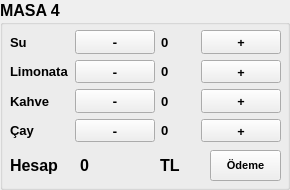
     <widget class="QGroupBox" name="groupBox_5">
      <property name="font">
       <font>
        <family>Leelawadee UI</family>
        <pointsize>12</pointsize>
        <weight>75</weight>
        <bold>true</bold>
       </font>
      </property>
      <property name="title">
       <string>MASA 4</string>
      </property>
      <widget class="QLabel" name="label_48">
       <property name="geometry">
        <rect>
         <x>10</x>
         <y>150</y>
         <width>81</width>
         <height>31</height>
        </rect>
       </property>
       <property name="text">
        <string>Hesap</string>
       </property>
      </widget>
      <widget class="QPushButton" name="pushButton_19">
       <property name="geometry">
        <rect>
         <x>210</x>
         <y>150</y>
         <width>71</width>
         <height>31</height>
        </rect>
       </property>
       <property name="font">
        <font>
         <pointsize>8</pointsize>
        </font>
       </property>
       <property name="text">
        <string>Ödeme</string>
       </property>
      </widget>
      <widget class="QWidget" name="gridLayoutWidget_4">
       <property name="geometry">
        <rect>
         <x>10</x>
         <y>30</y>
         <width>271</width>
         <height>112</height>
        </rect>
       </property>
       <layout class="QGridLayout" name="gridLayout_5">
        <item row="1" column="3">
         <widget class="QPushButton" name="pushButton_28">
          <property name="font">
           <font>
            <family>Bauhaus 93</family>
            <pointsize>10</pointsize>
           </font>
          </property>
          <property name="text">
           <string>+</string>
          </property>
         </widget>
        </item>
        <item row="2" column="1">
         <widget class="QPushButton" name="pushButton_29">
          <property name="font">
           <font>
            <family>Bauhaus 93</family>
            <pointsize>10</pointsize>
           </font>
          </property>
          <property name="text">
           <string>-</string>
          </property>
         </widget>
        </item>
        <item row="1" column="1">
         <widget class="QPushButton" name="pushButton_30">
          <property name="font">
           <font>
            <family>Bauhaus 93</family>
            <pointsize>10</pointsize>
           </font>
          </property>
          <property name="text">
           <string>-</string>
          </property>
         </widget>
        </item>
        <item row="2" column="3">
         <widget class="QPushButton" name="pushButton_31">
          <property name="font">
           <font>
            <family>Bauhaus 93</family>
            <pointsize>10</pointsize>
           </font>
          </property>
          <property name="text">
           <string>+</string>
          </property>
         </widget>
        </item>
        <item row="3" column="3">
         <widget class="QPushButton" name="pushButton_32">
          <property name="font">
           <font>
            <family>Bauhaus 93</family>
            <pointsize>10</pointsize>
           </font>
          </property>
          <property name="text">
           <string>+</string>
          </property>
         </widget>
        </item>
        <item row="3" column="1">
         <widget class="QPushButton" name="pushButton_33">
          <property name="font">
           <font>
            <family>Bauhaus 93</family>
            <pointsize>10</pointsize>
           </font>
          </property>
          <property name="text">
           <string>-</string>
          </property>
         </widget>
        </item>
        <item row="3" column="0">
         <widget class="QLabel" name="label_39">
          <property name="font">
           <font>
            <pointsize>10</pointsize>
           </font>
          </property>
          <property name="text">
           <string>Çay</string>
          </property>
         </widget>
        </item>
        <item row="0" column="0">
         <widget class="QLabel" name="label_40">
          <property name="font">
           <font>
            <pointsize>10</pointsize>
           </font>
          </property>
          <property name="text">
           <string>Su</string>
          </property>
         </widget>
        </item>
        <item row="0" column="3">
         <widget class="QPushButton" name="pushButton_34">
          <property name="font">
           <font>
            <family>Bauhaus 93</family>
            <pointsize>10</pointsize>
           </font>
          </property>
          <property name="text">
           <string>+</string>
          </property>
         </widget>
        </item>
        <item row="0" column="1">
         <widget class="QPushButton" name="pushButton_35">
          <property name="font">
           <font>
            <family>Bauhaus 93</family>
            <pointsize>10</pointsize>
           </font>
          </property>
          <property name="text">
           <string>-</string>
          </property>
         </widget>
        </item>
        <item row="1" column="0">
         <widget class="QLabel" name="label_41">
          <property name="font">
           <font>
            <pointsize>10</pointsize>
           </font>
          </property>
          <property name="text">
           <string>Limonata</string>
          </property>
         </widget>
        </item>
        <item row="2" column="0">
         <widget class="QLabel" name="label_42">
          <property name="font">
           <font>
            <pointsize>10</pointsize>
           </font>
          </property>
          <property name="text">
           <string>Kahve</string>
          </property>
         </widget>
        </item>
        <item row="0" column="2">
         <widget class="QLabel" name="label_43">
          <property name="font">
           <font>
            <pointsize>10</pointsize>
           </font>
          </property>
          <property name="text">
           <string>0</string>
          </property>
         </widget>
        </item>
        <item row="1" column="2">
         <widget class="QLabel" name="label_44">
          <property name="font">
           <font>
            <pointsize>10</pointsize>
           </font>
          </property>
          <property name="text">
           <string>0</string>
          </property>
         </widget>
        </item>
        <item row="2" column="2">
         <widget class="QLabel" name="label_45">
          <property name="font">
           <font>
            <pointsize>10</pointsize>
           </font>
          </property>
          <property name="text">
           <string>0</string>
          </property>
         </widget>
        </item>
        <item row="3" column="2">
         <widget class="QLabel" name="label_46">
          <property name="font">
           <font>
            <pointsize>10</pointsize>
           </font>
          </property>
          <property name="text">
           <string>0</string>
          </property>
         </widget>
        </item>
       </layout>
      </widget>
      <widget class="QLabel" name="label_47">
       <property name="geometry">
        <rect>
         <x>80</x>
         <y>150</y>
         <width>71</width>
         <height>31</height>
        </rect>
       </property>
       <property name="text">
        <string>0</string>
       </property>
      </widget>
      <widget class="QLabel" name="label_83">
       <property name="geometry">
        <rect>
         <x>160</x>
         <y>150</y>
         <width>51</width>
         <height>31</height>
        </rect>
       </property>
       <property name="text">
        <string>TL</string>
       </property>
      </widget>
     </widget>
